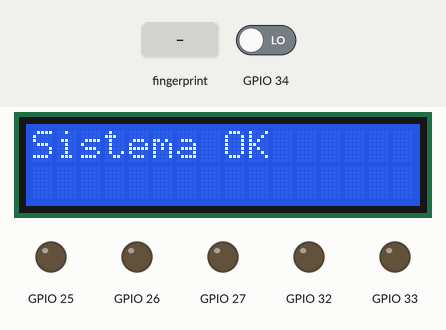
Bench run of a sketch on a simulated ESP32. Parts: 16×2 character LCD, output pins drawn as LEDs (lit = HIGH). The test bench sets the inputs (shaded band); at power-on: GPIO 34 LOW. WiFi joins after 1.5 s; servers stay silent unless stated; what the sketch prints to the serial monitor is not drawn.

Above: at 3.2 s.
At 6.3 s:
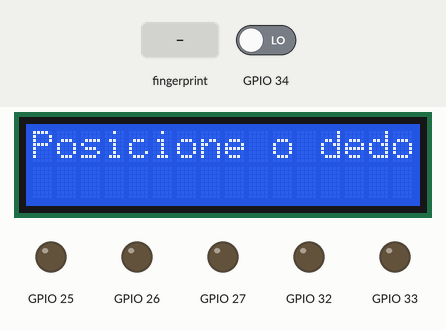
6.4 s: finger stored as number 1 placed on the sensor
At 7.5 s:
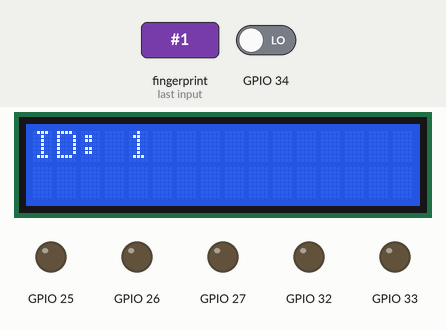
At 10.0 s:
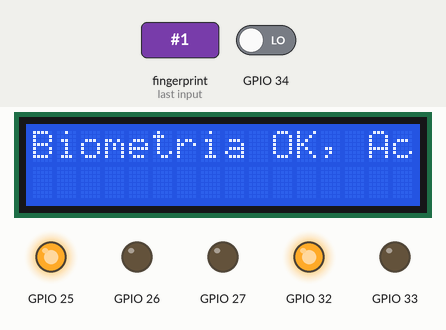
Timing chart, 0 to 15.4 s (numbered marks = the images above; inputs shaded):
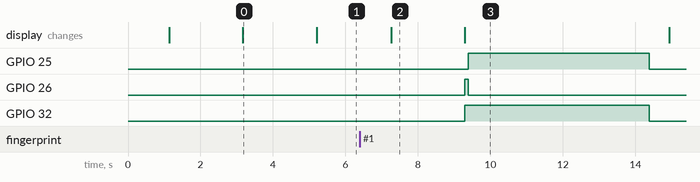

The sketch:

display.ino
```cpp
#include <Arduino.h>
#include <Wire.h>
#include <LiquidCrystal_I2C.h>
#include <Adafruit_Fingerprint.h>
#include <HardwareSerial.h>
#include <MFRC522.h>
#include <WiFi.h>

// Classe para controle do display LCD
class LCDDisplay {
private:
    LiquidCrystal_I2C lcd;
public:
    LCDDisplay(uint8_t address, uint8_t cols, uint8_t rows) : lcd(address, cols, rows) {}
    void init() {
        lcd.init();
        lcd.backlight();
    }
    void showMessage(const char* message) {
        lcd.clear();
        lcd.setCursor(0, 0);
        lcd.print(message);
        Serial.println(message);
    }
};

// Classe para conexão WiFi
class WiFiConnection {
private:
    const char* ssid;
    const char* password;
    LCDDisplay& display;

public:
    WiFiConnection(const char* ssid, const char* password, LCDDisplay& display)
        : ssid(ssid), password(password), display(display) {}

    void connect() {
        Serial.print("Conectando a ");
        Serial.println(ssid);
        display.showMessage("Conectando ao WiFi...");

        WiFi.begin(ssid, password);
        int attempt = 0;

        while (WiFi.status() != WL_CONNECTED) {
            delay(1000);
            Serial.print(".");
            attempt++;
            if (attempt > 10) {
                display.showMessage("WiFi Falhou!");
                return;
            }
        }
        display.showMessage("WiFi Conectado!");
    }

    bool isConnected() {
        return WiFi.status() == WL_CONNECTED;
    }
};

// Classe para controle do LED RGB
class LedRGB {
private:
    int pinRed, pinGreen, pinBlue;
public:
    LedRGB(int red, int green, int blue) : pinRed(red), pinGreen(green), pinBlue(blue) {}

    void init() {
        pinMode(pinRed, OUTPUT);
        pinMode(pinGreen, OUTPUT);
        pinMode(pinBlue, OUTPUT);
    }

    void setColor(bool red, bool green, bool blue) {
        digitalWrite(pinRed, red ? HIGH : LOW);
        digitalWrite(pinGreen, green ? HIGH : LOW);
        digitalWrite(pinBlue, blue ? HIGH : LOW);
    }
};

// Classe para controle do buzzer
class Buzzer {
private:
    int pin;
public:
    Buzzer(int pin) : pin(pin) {}

    void init() {
        pinMode(pin, OUTPUT);
    }

    void beep(int duration = 100) {
        digitalWrite(pin, HIGH);
        delay(duration);
        digitalWrite(pin, LOW);
    }
};

// Classe para controle do sensor biométrico
class BiometricSensor {
private:
    Adafruit_Fingerprint finger;
    LCDDisplay& display;
public:
    BiometricSensor(HardwareSerial* serial, LCDDisplay& display)
        : finger(serial), display(display) {}

    void init() {
        finger.begin(57600);
        if (!finger.verifyPassword()) {
            Serial.println("Erro Biometrico");
            while (true);
        }
        Serial.println("Biometrico OK");
    }

    bool authenticate() {
        display.showMessage("Posicione o dedo...");
        int result;

        while (true) {
            result = finger.getImage();
            if (result == FINGERPRINT_NOFINGER) {
                delay(500);
            } else if (result == FINGERPRINT_OK) {
                break;
            } else {
                display.showMessage("Erro na leitura");
                delay(1000);
                return false;
            }
        }

        result = finger.image2Tz();
        if (result != FINGERPRINT_OK) {
            display.showMessage("Erro ao processar");
            delay(1000);
            return false;
        }

        result = finger.fingerSearch();
        if (result == FINGERPRINT_OK) {
            char buffer[16];
            sprintf(buffer, "ID: %d", finger.fingerID);
            display.showMessage(buffer);
            delay(2000);
            return true;
        } else {
            display.showMessage("Nao encontrado");
            delay(1000);
            return false;
        }
    }
};

// Classe para controle do sensor RFID
class RFIDSensor {
private:
    MFRC522 rfid;
public:
    RFIDSensor(uint8_t sda, uint8_t rst) : rfid(sda, rst) {}

    void init() {
        SPI.begin();
        rfid.PCD_Init();
    }

    String readUID() {
        if (!rfid.PICC_IsNewCardPresent() || !rfid.PICC_ReadCardSerial()) {
            return "";
        }
        String uid = "";
        for (byte i = 0; i < rfid.uid.size; i++) {
            uid += String(rfid.uid.uidByte[i], HEX);
        }
        rfid.PICC_HaltA();
        return uid;
    }
};

// Classe principal para o sistema
class AccessSystem {
private:
    LCDDisplay display;
    WiFiConnection wifi;
    LedRGB led;
    Buzzer buzzer;
    BiometricSensor biometrics;
    RFIDSensor rfid;

    const int relayPin;
    const int buttonPin;

public:
    AccessSystem()
        : display(0x27, 16, 2),
          wifi("SHARE-RESIDENTE", "Share@Residente23", display),
          led(33, 32, 27),
          buzzer(26),
          biometrics(&Serial1, display),
          rfid(21, 22),
          relayPin(25),
          buttonPin(34) {}

    void init() {
        Serial.begin(115200);
        pinMode(relayPin, OUTPUT);
        pinMode(buttonPin, INPUT);

        display.init();
        led.init();
        buzzer.init();
        biometrics.init();
        rfid.init();
        wifi.connect();
        display.showMessage("Sistema OK");
        delay(2000);
    }

    void run() {
        if (!wifi.isConnected()) {
            Serial.println("WiFi desconectado! Tentando reconectar...");
            wifi.connect();
        }

        if (digitalRead(buttonPin) == HIGH) {
            display.showMessage("Cadastro...");
            delay(2000);
        }

        String rfidUID = rfid.readUID();
        if (rfidUID != "") {
            handleAccess("RFID OK, Acesso!");
        }

        if (biometrics.authenticate()) {
            handleAccess("Biometria OK, Acesso!");
        } else {
            display.showMessage("Biometria Nao!");
            led.setColor(true, false, false);
            buzzer.beep(200);
            delay(2000);
            led.setColor(false, false, false);
        }

        delay(500);
    }

private:
    void handleAccess(const char* message) {
        display.showMessage(message);
        led.setColor(false, true, false);
        buzzer.beep();
        digitalWrite(relayPin, HIGH);
        delay(5000);
        digitalWrite(relayPin, LOW);
        led.setColor(false, false, false);
    }
};

AccessSystem system;

void setup() {
    system.init();
}

void loop() {
    system.run();
}
```

Measured:
- after the input at 6.4 s, GPIO 25: LOW → HIGH after 3.0 s, → LOW 5.0 s later; GPIO 26: LOW → HIGH after 2.9 s, → LOW 0.10 s later; GPIO 32: LOW → HIGH after 2.9 s, → LOW 5.1 s later; the display: changes after 0.86 s (image 2)
- what the display in image 0 shows lasts 2.0 s, from 3.2 s to 5.2 s
